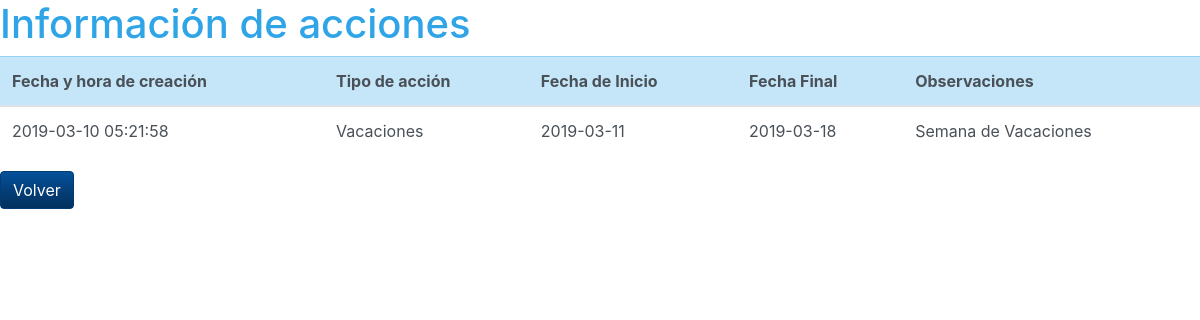
The page /ver_acc_consult.php?idacciones=80 on the database its author committed.
### tables this page shows
CREATE TABLE `acciones` (
  `idacciones` int(11) NOT NULL,
  `creacion` datetime NOT NULL,
  `idtipo` int(11) NOT NULL,
  `fechainicio` date NOT NULL,
  `fechafinal` date DEFAULT NULL,
  `observaciones` text
);

CREATE TABLE `tipos` (
  `idtipo` int(11) NOT NULL,
  `nombretipo` varchar(50) NOT NULL
);

### ver_acc_consult.php (the view, shortened to what this page needs)
<?php
if(isset($_GET["idacciones"]) && !empty(trim($_GET["idacciones"]))){
    $idacciones = $_GET["idacciones"];
    require_once "config.php";
    $sentencia = "SELECT acciones.creacion as Creacion,
                         tipos.nombretipo as Tipo,
                         acciones.fechainicio as Fecha_Inicio,
                         acciones.fechafinal as Fecha_Final,
                         acciones.observaciones as Observaciones
                  FROM acciones acciones
                    INNER JOIN tipos tipos ON tipos.idtipo = acciones.idtipo
                    WHERE acciones.idacciones = '$idacciones'";
    $sqlquery = mysqli_query($link, $sentencia);
} else{
    header("location: error.php");
    exit();
}
?>
 <!DOCTYPE html>
<html lang="en">
<head>
  <link rel="stylesheet" type="text/css" href="bootstrap.css">
</head>
<body>
    <div class="page-header">
        <h1>Información de acciones</h1>
    </div>
    <table class="table table-hover">
     <thead>
        <tr class="table-primary">
          <th scope="col">Fecha y hora de creación</th>
          <th scope="col">Tipo de acción</th>
          <th scope="col">Fecha de Inicio</th>
          <th scope="col">Fecha Final</th>
          <th scope="col">Observaciones</th>
        </tr>
      </thead>
    <?php
    if(isset($_GET["idacciones"]) && !empty(trim($_GET["idacciones"]))){
        while ($dato=mysqli_fetch_array($sqlquery))
        {
            echo"<tbody>";
            echo"<tr>";
            echo"<td>".$dato['Creacion']."</td>";
            echo"<td>".$dato['Tipo']."</td>";
            echo"<td>".$dato['Fecha_Inicio']."</td>";
            echo"<td>".$dato['Fecha_Final']."</td>";
            echo"<td>".$dato['Observaciones']."</td>";
            echo"</tr>";
            echo"  </tbody>";
        }
    }
    ?>
    </table>
    <p><a href="acciones_consult.php" class="btn btn-info">Volver</a></p>
</body>
</html>

### rows shown on the page
acciones: creacion "2019-03-10 05:21:58", idtipo.nombretipo "Vacaciones", fechainicio "2019-03-11", fechafinal "2019-03-18", observaciones "Semana de Vacaciones"
